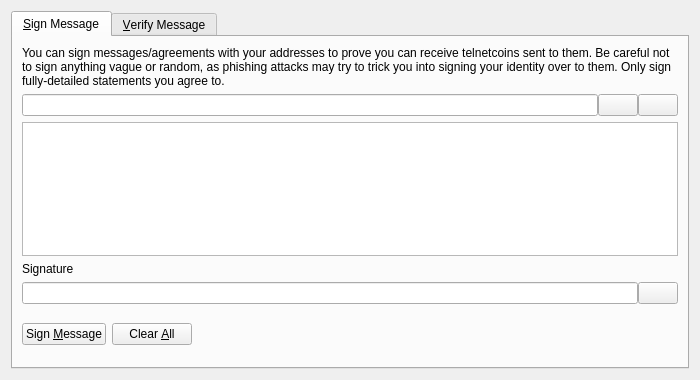
<?xml version="1.0" encoding="UTF-8"?>
<ui version="4.0">
 <class>SignVerifyMessageDialog</class>
 <widget class="QDialog" name="SignVerifyMessageDialog">
  <property name="geometry">
   <rect>
    <x>0</x>
    <y>0</y>
    <width>700</width>
    <height>380</height>
   </rect>
  </property>
  <property name="windowTitle">
   <string>Signatures - Sign / Verify a Message</string>
  </property>
  <property name="modal">
   <bool>true</bool>
  </property>
  <layout class="QVBoxLayout" name="verticalLayout">
   <item>
    <widget class="QTabWidget" name="tabWidget">
     <property name="currentIndex">
      <number>0</number>
     </property>
     <widget class="QWidget" name="tabSignMessage">
      <attribute name="title">
       <string>&amp;Sign Message</string>
      </attribute>
      <layout class="QVBoxLayout" name="verticalLayout_SM">
       <item>
        <widget class="QLabel" name="infoLabel_SM">
         <property name="text">
          <string>You can sign messages/agreements with your addresses to prove you can receive telnetcoins sent to them. Be careful not to sign anything vague or random, as phishing attacks may try to trick you into signing your identity over to them. Only sign fully-detailed statements you agree to.</string>
         </property>
         <property name="textFormat">
          <enum>Qt::PlainText</enum>
         </property>
         <property name="wordWrap">
          <bool>true</bool>
         </property>
        </widget>
       </item>
       <item>
        <layout class="QHBoxLayout" name="horizontalLayout_1_SM">
         <property name="spacing">
          <number>0</number>
         </property>
         <item>
          <widget class="QValidatedLineEdit" name="addressIn_SM">
           <property name="toolTip">
            <string>The Telnetcoin address to sign the message with</string>
           </property>
          </widget>
         </item>
         <item>
          <widget class="QPushButton" name="addressBookButton_SM">
           <property name="toolTip">
            <string>Choose previously used address</string>
           </property>
           <property name="text">
            <string/>
           </property>
           <property name="icon">
            <iconset resource="../bitcoin.qrc">
             <normaloff>:/icons/address-book</normaloff>:/icons/address-book</iconset>
           </property>
           <property name="shortcut">
            <string>Alt+A</string>
           </property>
           <property name="autoDefault">
            <bool>false</bool>
           </property>
          </widget>
         </item>
         <item>
          <widget class="QPushButton" name="pasteButton_SM">
           <property name="toolTip">
            <string>Paste address from clipboard</string>
           </property>
           <property name="text">
            <string/>
           </property>
           <property name="icon">
            <iconset resource="../bitcoin.qrc">
             <normaloff>:/icons/editpaste</normaloff>:/icons/editpaste</iconset>
           </property>
           <property name="shortcut">
            <string>Alt+P</string>
           </property>
           <property name="autoDefault">
            <bool>false</bool>
           </property>
          </widget>
         </item>
        </layout>
       </item>
       <item>
        <widget class="QPlainTextEdit" name="messageIn_SM">
         <property name="toolTip">
          <string>Enter the message you want to sign here</string>
         </property>
        </widget>
       </item>
       <item>
        <widget class="QLabel" name="signatureLabel_SM">
         <property name="text">
          <string>Signature</string>
         </property>
         <property name="textFormat">
          <enum>Qt::PlainText</enum>
         </property>
        </widget>
       </item>
       <item>
        <layout class="QHBoxLayout" name="horizontalLayout_2_SM">
         <property name="spacing">
          <number>0</number>
         </property>
         <item>
          <widget class="QLineEdit" name="signatureOut_SM">
           <property name="font">
            <font>
             <italic>true</italic>
            </font>
           </property>
           <property name="readOnly">
            <bool>true</bool>
           </property>
          </widget>
         </item>
         <item>
          <widget class="QPushButton" name="copySignatureButton_SM">
           <property name="toolTip">
            <string>Copy the current signature to the system clipboard</string>
           </property>
           <property name="text">
            <string/>
           </property>
           <property name="icon">
            <iconset resource="../bitcoin.qrc">
             <normaloff>:/icons/editcopy</normaloff>:/icons/editcopy</iconset>
           </property>
           <property name="autoDefault">
            <bool>false</bool>
           </property>
          </widget>
         </item>
        </layout>
       </item>
       <item>
        <layout class="QHBoxLayout" name="horizontalLayout_3_SM">
         <item>
          <widget class="QPushButton" name="signMessageButton_SM">
           <property name="toolTip">
            <string>Sign the message to prove you own this Telnetcoin address</string>
           </property>
           <property name="text">
            <string>Sign &amp;Message</string>
           </property>
           <property name="icon">
            <iconset resource="../bitcoin.qrc">
             <normaloff>:/icons/edit</normaloff>:/icons/edit</iconset>
           </property>
           <property name="autoDefault">
            <bool>false</bool>
           </property>
          </widget>
         </item>
         <item>
          <widget class="QPushButton" name="clearButton_SM">
           <property name="toolTip">
            <string>Reset all sign message fields</string>
           </property>
           <property name="text">
            <string>Clear &amp;All</string>
           </property>
           <property name="icon">
            <iconset resource="../bitcoin.qrc">
             <normaloff>:/icons/remove</normaloff>:/icons/remove</iconset>
           </property>
           <property name="autoDefault">
            <bool>false</bool>
           </property>
          </widget>
         </item>
         <item>
          <spacer name="horizontalSpacer_1_SM">
           <property name="orientation">
            <enum>Qt::Horizontal</enum>
           </property>
           <property name="sizeHint" stdset="0">
            <size>
             <width>40</width>
             <height>48</height>
            </size>
           </property>
          </spacer>
         </item>
         <item>
          <widget class="QLabel" name="statusLabel_SM">
           <property name="font">
            <font>
             <weight>75</weight>
             <bold>true</bold>
            </font>
           </property>
           <property name="text">
            <string/>
           </property>
           <property name="wordWrap">
            <bool>true</bool>
           </property>
          </widget>
         </item>
         <item>
          <spacer name="horizontalSpacer_2_SM">
           <property name="orientation">
            <enum>Qt::Horizontal</enum>
           </property>
           <property name="sizeHint" stdset="0">
            <size>
             <width>40</width>
             <height>48</height>
            </size>
           </property>
          </spacer>
         </item>
        </layout>
       </item>
      </layout>
     </widget>
     <widget class="QWidget" name="tabVerifyMessage">
      <attribute name="title">
       <string>&amp;Verify Message</string>
      </attribute>
      <layout class="QVBoxLayout" name="verticalLayout_VM">
       <item>
        <widget class="QLabel" name="infoLabel_VM">
         <property name="text">
          <string>Enter the receiver's address, message (ensure you copy line breaks, spaces, tabs, etc. exactly) and signature below to verify the message. Be careful not to read more into the signature than what is in the signed message itself, to avoid being tricked by a man-in-the-middle attack. Note that this only proves the signing party receives with the address, it cannot prove sendership of any transaction!</string>
         </property>
         <property name="textFormat">
          <enum>Qt::PlainText</enum>
         </property>
         <property name="alignment">
          <set>Qt::AlignLeading|Qt::AlignLeft|Qt::AlignTop</set>
         </property>
         <property name="wordWrap">
          <bool>true</bool>
         </property>
        </widget>
       </item>
       <item>
        <layout class="QHBoxLayout" name="horizontalLayout_1_VM">
         <property name="spacing">
          <number>0</number>
         </property>
         <item>
          <widget class="QValidatedLineEdit" name="addressIn_VM">
           <property name="toolTip">
            <string>The Telnetcoin address the message was signed with</string>
           </property>
          </widget>
         </item>
         <item>
          <widget class="QPushButton" name="addressBookButton_VM">
           <property name="toolTip">
            <string>Choose previously used address</string>
           </property>
           <property name="text">
            <string/>
           </property>
           <property name="icon">
            <iconset resource="../bitcoin.qrc">
             <normaloff>:/icons/address-book</normaloff>:/icons/address-book</iconset>
           </property>
           <property name="shortcut">
            <string>Alt+A</string>
           </property>
           <property name="autoDefault">
            <bool>false</bool>
           </property>
          </widget>
         </item>
        </layout>
       </item>
       <item>
        <widget class="QPlainTextEdit" name="messageIn_VM"/>
       </item>
       <item>
        <widget class="QValidatedLineEdit" name="signatureIn_VM"/>
       </item>
       <item>
        <layout class="QHBoxLayout" name="horizontalLayout_2_VM">
         <item>
          <widget class="QPushButton" name="verifyMessageButton_VM">
           <property name="toolTip">
            <string>Verify the message to ensure it was signed with the specified Telnetcoin address</string>
           </property>
           <property name="text">
            <string>Verify &amp;Message</string>
           </property>
           <property name="icon">
            <iconset resource="../bitcoin.qrc">
             <normaloff>:/icons/transaction_0</normaloff>:/icons/transaction_0</iconset>
           </property>
           <property name="autoDefault">
            <bool>false</bool>
           </property>
          </widget>
         </item>
         <item>
          <widget class="QPushButton" name="clearButton_VM">
           <property name="toolTip">
            <string>Reset all verify message fields</string>
           </property>
           <property name="text">
            <string>Clear &amp;All</string>
           </property>
           <property name="icon">
            <iconset resource="../bitcoin.qrc">
             <normaloff>:/icons/remove</normaloff>:/icons/remove</iconset>
           </property>
           <property name="autoDefault">
            <bool>false</bool>
           </property>
          </widget>
         </item>
         <item>
          <spacer name="horizontalSpacer_1_VM">
           <property name="orientation">
            <enum>Qt::Horizontal</enum>
           </property>
           <property name="sizeHint" stdset="0">
            <size>
             <width>40</width>
             <height>48</height>
            </size>
           </property>
          </spacer>
         </item>
         <item>
          <widget class="QLabel" name="statusLabel_VM">
           <property name="font">
            <font>
             <weight>75</weight>
             <bold>true</bold>
            </font>
           </property>
           <property name="text">
            <string/>
           </property>
           <property name="wordWrap">
            <bool>true</bool>
           </property>
          </widget>
         </item>
         <item>
          <spacer name="horizontalSpacer_2_VM">
           <property name="orientation">
            <enum>Qt::Horizontal</enum>
           </property>
           <property name="sizeHint" stdset="0">
            <size>
             <width>40</width>
             <height>48</height>
            </size>
           </property>
          </spacer>
         </item>
        </layout>
       </item>
      </layout>
     </widget>
    </widget>
   </item>
  </layout>
 </widget>
 <customwidgets>
  <customwidget>
   <class>QValidatedLineEdit</class>
   <extends>QLineEdit</extends>
   <header>qvalidatedlineedit.h</header>
  </customwidget>
 </customwidgets>
 <resources>
  <include location="../bitcoin.qrc"/>
 </resources>
 <connections/>
</ui>
